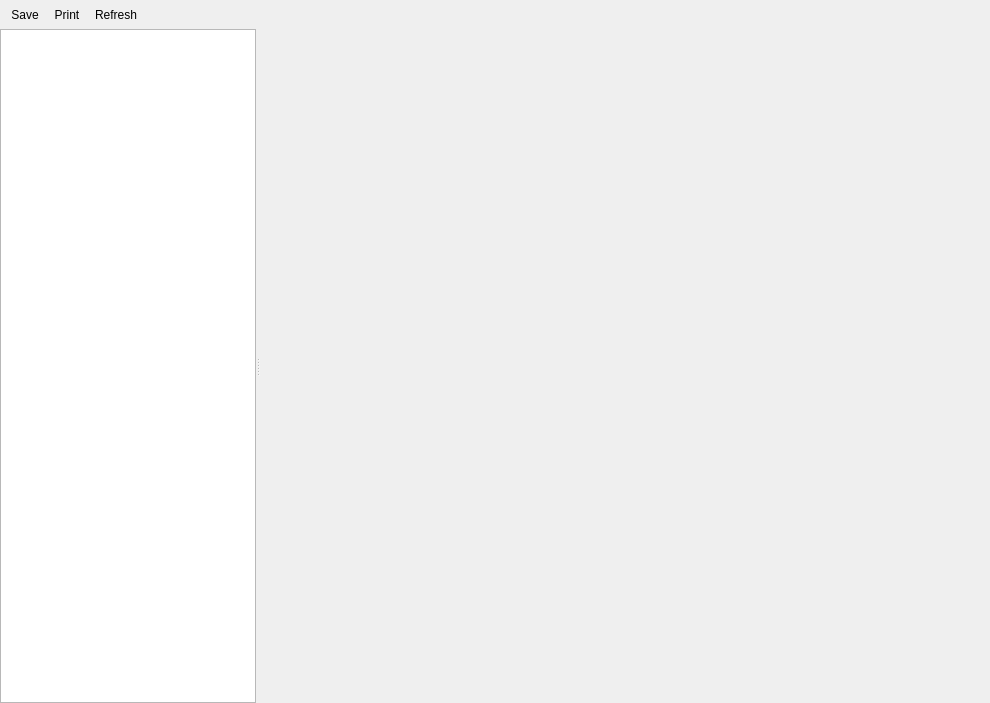
<?xml version="1.0" encoding="UTF-8"?>
<ui version="4.0">
 <class>SysInfoView</class>
 <widget class="QWidget" name="SysInfoView">
  <property name="geometry">
   <rect>
    <x>0</x>
    <y>0</y>
    <width>990</width>
    <height>703</height>
   </rect>
  </property>
  <property name="windowTitle">
   <string/>
  </property>
  <layout class="QVBoxLayout" name="verticalLayout_2">
   <property name="spacing">
    <number>0</number>
   </property>
   <property name="leftMargin">
    <number>0</number>
   </property>
   <property name="topMargin">
    <number>0</number>
   </property>
   <property name="rightMargin">
    <number>0</number>
   </property>
   <property name="bottomMargin">
    <number>0</number>
   </property>
   <item>
    <widget class="QToolBar" name="toolbar">
     <property name="windowTitle">
      <string/>
     </property>
     <property name="iconSize">
      <size>
       <width>24</width>
       <height>24</height>
      </size>
     </property>
     <property name="toolButtonStyle">
      <enum>Qt::ToolButtonStyle::ToolButtonTextBesideIcon</enum>
     </property>
     <addaction name="action_save"/>
     <addaction name="action_print"/>
     <addaction name="action_refresh"/>
    </widget>
   </item>
   <item>
    <layout class="QVBoxLayout" name="verticalLayout">
     <item>
      <widget class="QSplitter" name="splitter">
       <property name="orientation">
        <enum>Qt::Orientation::Horizontal</enum>
       </property>
       <widget class="QTreeWidget" name="tree_category">
        <property name="sizePolicy">
         <sizepolicy hsizetype="Preferred" vsizetype="Expanding">
          <horstretch>0</horstretch>
          <verstretch>0</verstretch>
         </sizepolicy>
        </property>
        <property name="editTriggers">
         <set>QAbstractItemView::EditTrigger::NoEditTriggers</set>
        </property>
        <property name="showDropIndicator" stdset="0">
         <bool>false</bool>
        </property>
        <property name="selectionBehavior">
         <enum>QAbstractItemView::SelectionBehavior::SelectItems</enum>
        </property>
        <attribute name="headerVisible">
         <bool>false</bool>
        </attribute>
        <column>
         <property name="text">
          <string notr="true"/>
         </property>
        </column>
       </widget>
       <widget class="QWidget" name="widget" native="true">
        <property name="sizePolicy">
         <sizepolicy hsizetype="Expanding" vsizetype="Expanding">
          <horstretch>1</horstretch>
          <verstretch>0</verstretch>
         </sizepolicy>
        </property>
       </widget>
      </widget>
     </item>
    </layout>
   </item>
  </layout>
  <action name="action_save">
   <property name="icon">
    <iconset resource="../resources/common.qrc">
     <normaloff>:/img/save.svg</normaloff>:/img/save.svg</iconset>
   </property>
   <property name="text">
    <string>Save</string>
   </property>
   <property name="toolTip">
    <string>Save (Ctrl+S)</string>
   </property>
   <property name="shortcut">
    <string>Ctrl+S</string>
   </property>
  </action>
  <action name="action_print">
   <property name="icon">
    <iconset resource="../resources/common.qrc">
     <normaloff>:/img/print.svg</normaloff>:/img/print.svg</iconset>
   </property>
   <property name="text">
    <string>Print</string>
   </property>
   <property name="toolTip">
    <string>Print (Ctrl+P)</string>
   </property>
   <property name="shortcut">
    <string>Ctrl+P</string>
   </property>
  </action>
  <action name="action_refresh">
   <property name="icon">
    <iconset resource="../resources/common.qrc">
     <normaloff>:/img/replay.svg</normaloff>:/img/replay.svg</iconset>
   </property>
   <property name="text">
    <string>Refresh</string>
   </property>
   <property name="toolTip">
    <string>Refresh (F5)</string>
   </property>
   <property name="shortcut">
    <string>F5</string>
   </property>
  </action>
 </widget>
 <resources>
  <include location="../resources/common.qrc"/>
 </resources>
 <connections/>
</ui>
